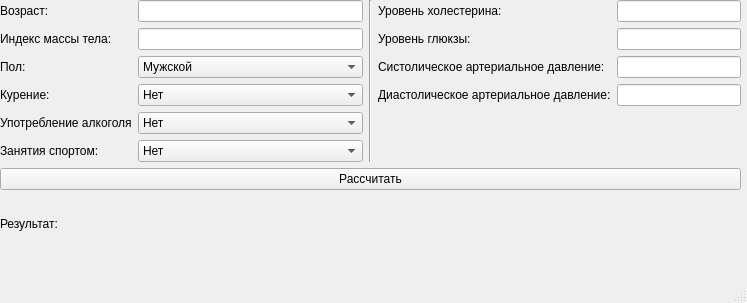
<?xml version="1.0" encoding="UTF-8"?>
<ui version="4.0">
 <class>MainWindow</class>
 <widget class="QMainWindow" name="MainWindow">
  <property name="geometry">
   <rect>
    <x>0</x>
    <y>0</y>
    <width>747</width>
    <height>303</height>
   </rect>
  </property>
  <property name="windowTitle">
   <string>MainWindow</string>
  </property>
  <widget class="QWidget" name="centralwidget">
   <widget class="QWidget" name="verticalLayoutWidget">
    <property name="geometry">
     <rect>
      <x>0</x>
      <y>0</y>
      <width>741</width>
      <height>251</height>
     </rect>
    </property>
    <layout class="QVBoxLayout" name="verticalLayout">
     <item>
      <layout class="QGridLayout" name="gridLayout">
       <item row="0" column="0">
        <layout class="QFormLayout" name="formLayout">
         <property name="sizeConstraint">
          <enum>QLayout::SetDefaultConstraint</enum>
         </property>
         <item row="0" column="0">
          <widget class="QLabel" name="label">
           <property name="text">
            <string>Возраст:</string>
           </property>
          </widget>
         </item>
         <item row="0" column="1">
          <widget class="QLineEdit" name="age_input"/>
         </item>
         <item row="2" column="0">
          <widget class="QLabel" name="label_7">
           <property name="text">
            <string>Индекс массы тела:</string>
           </property>
          </widget>
         </item>
         <item row="2" column="1">
          <widget class="QLineEdit" name="BMI_input"/>
         </item>
         <item row="4" column="0">
          <widget class="QLabel" name="label_11">
           <property name="text">
            <string>Курение:</string>
           </property>
          </widget>
         </item>
         <item row="4" column="1">
          <widget class="QComboBox" name="smoke_cb">
           <item>
            <property name="text">
             <string>Нет</string>
            </property>
           </item>
           <item>
            <property name="text">
             <string>Да</string>
            </property>
           </item>
          </widget>
         </item>
         <item row="5" column="0">
          <widget class="QLabel" name="label_12">
           <property name="text">
            <string>Употребление алкоголя</string>
           </property>
          </widget>
         </item>
         <item row="6" column="0">
          <widget class="QLabel" name="label_13">
           <property name="text">
            <string>Занятия спортом:</string>
           </property>
          </widget>
         </item>
         <item row="3" column="0">
          <widget class="QLabel" name="label_6">
           <property name="text">
            <string>Пол:</string>
           </property>
          </widget>
         </item>
         <item row="3" column="1">
          <widget class="QComboBox" name="sex_cb">
           <item>
            <property name="text">
             <string>Мужской</string>
            </property>
           </item>
           <item>
            <property name="text">
             <string>Женский</string>
            </property>
           </item>
          </widget>
         </item>
         <item row="5" column="1">
          <widget class="QComboBox" name="alcohol_cb">
           <item>
            <property name="text">
             <string>Нет</string>
            </property>
           </item>
           <item>
            <property name="text">
             <string>Да</string>
            </property>
           </item>
          </widget>
         </item>
         <item row="6" column="1">
          <widget class="QComboBox" name="sport_cb">
           <item>
            <property name="text">
             <string>Нет</string>
            </property>
           </item>
           <item>
            <property name="text">
             <string>Да</string>
            </property>
           </item>
          </widget>
         </item>
        </layout>
       </item>
       <item row="0" column="2">
        <layout class="QFormLayout" name="formLayout_3">
         <item row="1" column="0">
          <widget class="QLabel" name="label_10">
           <property name="text">
            <string>Уровень холестерина:</string>
           </property>
          </widget>
         </item>
         <item row="1" column="1">
          <widget class="QLineEdit" name="cholesterol_input"/>
         </item>
         <item row="2" column="0">
          <widget class="QLabel" name="label_14">
           <property name="text">
            <string>Уровень глюкзы:</string>
           </property>
          </widget>
         </item>
         <item row="2" column="1">
          <widget class="QLineEdit" name="glucose_input"/>
         </item>
         <item row="3" column="0">
          <widget class="QLabel" name="label_8">
           <property name="text">
            <string>Систолическое артериальное давление:</string>
           </property>
          </widget>
         </item>
         <item row="3" column="1">
          <widget class="QLineEdit" name="sys_b_p_input"/>
         </item>
         <item row="4" column="0">
          <widget class="QLabel" name="label_9">
           <property name="text">
            <string>Диастолическое артериальное давление:</string>
           </property>
          </widget>
         </item>
         <item row="4" column="1">
          <widget class="QLineEdit" name="dis_b_p_input"/>
         </item>
        </layout>
       </item>
       <item row="0" column="1">
        <widget class="Line" name="line">
         <property name="orientation">
          <enum>Qt::Vertical</enum>
         </property>
        </widget>
       </item>
      </layout>
     </item>
     <item>
      <widget class="QPushButton" name="calculate_button">
       <property name="text">
        <string>Рассчитать</string>
       </property>
      </widget>
     </item>
     <item>
      <widget class="QLabel" name="result_label">
       <property name="text">
        <string>Результат: </string>
       </property>
      </widget>
     </item>
    </layout>
   </widget>
  </widget>
  <widget class="QMenuBar" name="menubar">
   <property name="geometry">
    <rect>
     <x>0</x>
     <y>0</y>
     <width>747</width>
     <height>26</height>
    </rect>
   </property>
  </widget>
  <widget class="QStatusBar" name="statusbar"/>
 </widget>
 <resources/>
 <connections/>
</ui>
